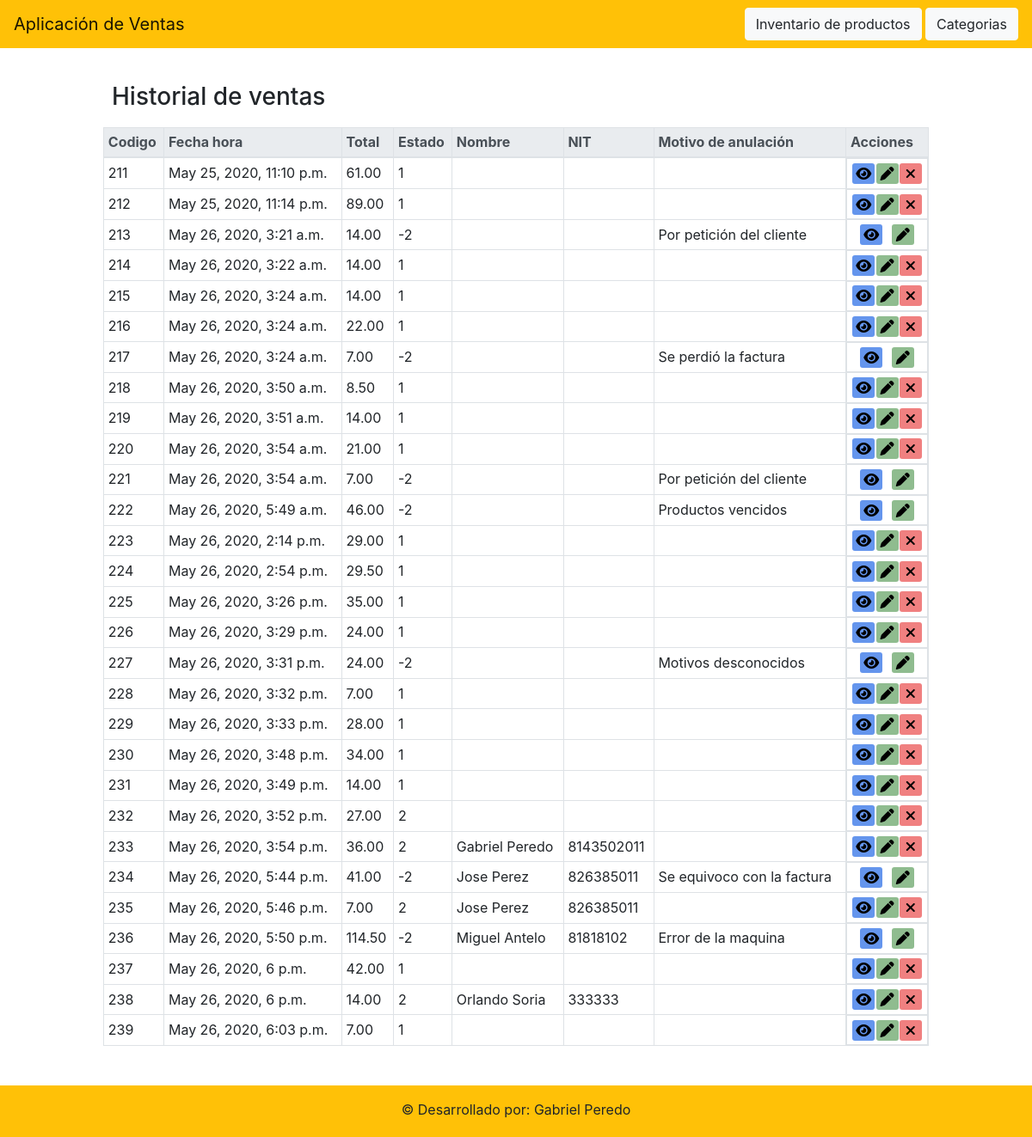
The app's page /ventas_lista with its own data.
### ventas/models/venta.py (models this page shows, shortened)
class Venta(models.Model):
    ESTADO_CREADO = 0
    ESTADO_PAGADO = 1
    ESTADO_FACTURADO = 2
    ESTADO_FINALIZADO = 3
    ESTADO_CANCELADO = -1
    ESTADO_ANULADO = -2
    ESTADOS = (
        (ESTADO_CREADO, 'creado'),
        (ESTADO_PAGADO, 'pagado'),
        (ESTADO_FACTURADO, 'facturado'),
        (ESTADO_FINALIZADO, 'finalizado'),
        (ESTADO_CANCELADO, 'cancelado'),
        (ESTADO_ANULADO, 'anulado'),
    )
    id = models.AutoField(primary_key=True)
    codigo = models.IntegerField(null=False)
    fecha_hora = models.DateTimeField()
    total = models.DecimalField(max_digits=50, decimal_places=2, null=False)
    estado = FSMIntegerField(choices=ESTADOS, default=ESTADO_CREADO, protected=True)
    factura_nombre = models.CharField(null=True, max_length=100)
    factura_nit = models.IntegerField(null=True)
    motivo_anulacion = models.CharField(max_length=400, null=True)
    class Meta:
        db_table = 'ventas_ventas'

### ventas/views/venta_view.py (the view)
# urls.py: path('ventas_lista', venta_view.VentaListView.as_view(), name="Ventas lista"),
class VentaListView(generic.ListView):
    model = Venta

### ventas/templates/ventas/venta_list.html (shortened to what this page needs)
{% extends 'base.html' %}
{% block content %}
    <div style="display: flex; flex-direction:column ;justify-content: center; align-items: center; padding-top: 30px">
        <div style="padding: 10px; display: flex; justify-content: space-between; width: 80%">
            <h3>Historial de ventas</h3>
        </div>
        {% if venta_list %}
        <table class="table table-sm table-bordered table-hover" style="width: 80%">
            <thead class="thead-light">
                <tr>
                    <th>Codigo</th>
                    <th>Fecha hora</th>
                    <th>Total</th>
                    <th>Estado</th>
                    <th>Nombre</th>
                    <th>NIT</th>
                    <th>Motivo de anulación</th>
                    <th style="width: 10%;">Acciones</th>
                </tr>
            </thead>
            <tbody>
                {% for venta in venta_list %}
                    <tr>
                        <td>{{ venta.codigo }}</td>
                        <td>{{ venta.fecha_hora }}</td>
                        <td>{{ venta.total }}</td>
                        <td>{{ venta.estado }}</td>
                        {% if venta.factura_nombre is not None %}<td>{{ venta.factura_nombre }}</td>{% else %}<td></td>{% endif %}
                        {% if venta.factura_nit is not None %}<td>{{ venta.factura_nit }}</td>{% else %}<td></td>{% endif %}
                        {% if venta.motivo_anulacion is not None %}<td>{{ venta.motivo_anulacion }}</td>{% else %}<td></td>{% endif %}
                        <td class="th-buttons">
                            <a class="link-button" style="background: cornflowerblue" href="{% url 'Ver detalle venta' venta.id %}">
                                <i class="fas fa-eye fa-fw"></i>
                            </a>
                            <a class="link-button" style="background: darkseagreen" href="{% url 'Ventas editar' venta.id %}">
                                <i class="fas fa-pen fa-fw"></i>
                            </a>
                            {% if venta.estado != -2 %}
                                <a class="link-button" style="background: lightcoral" href="#" data-toggle="modal" onclick="confirmarAnular({{ venta.id }})" data-target="#exampleModalCenter">
                                    <i class="fas fa-times fa-fw"></i>
                                </a>
                            {% endif %}
                        </td>
                    </tr>
                {% endfor %}
            </tbody>
        </table>
        {% else %}
            <h2>No hay nada</h2>
        {% endif %}
    </div>
{% endblock %}

### templates/base.html (shortened to what this page needs)
<!DOCTYPE html>
<html lang="en">
    <head>
        <link rel="stylesheet" href="https://stackpath.bootstrapcdn.com/bootstrap/4.5.0/css/bootstrap.min.css">
        {% load static %}
        <link rel="stylesheet" type="text/css" href="{% static 'ventas/style.css' %}">
    </head>
    <body>
        <header class="navbar sticky-top navbar-light bg-warning">
            <a class="navbar-brand" href="{% url 'Index' %}">Aplicación de Ventas</a>
            <div>
                <a href="{% url 'Productos lista' %}" class="btn btn-light">Inventario de productos</a>
                <a href="{% url 'Categoria lista' %}" class="btn btn-light">Categorias</a>
            </div>
        </header>
        <main class="main">
            {% block content %}
            {% endblock %}
        </main>
        <footer class="footer bg-warning" style="margin-top: 30px">
            <div class="footer-copyright text-center py-3">© Desarrollado por: Gabriel Peredo</div>
        </footer>
    </body>
</html>

### ventas/static/ventas/style.css (style rules this page uses)
body { display: flex; min-height: 100vh; flex-direction: column; }
.main { flex: 1; }
.footer { background-color: red; width: 100%; min-height: 60px; }

### templates/base.html (style rules this page uses)
.link-button { text-align: center; cursor: pointer; min-width: 26px; border-radius: 3px; color: black; text-decoration: none; }
.th-buttons { display: flex; justify-content: space-evenly; }

### records on screen
Venta: codigo "211", fecha_hora "May 25, 2020, 11:10 p.m.", total "61.00", estado "1"
Venta: codigo "212", fecha_hora "May 25, 2020, 11:14 p.m.", total "89.00", estado "1"
Venta: codigo "213", fecha_hora "May 26, 2020, 3:21 a.m.", total "14.00", estado "-2", motivo_anulacion "Por petición del cliente"
Venta: codigo "214", fecha_hora "May 26, 2020, 3:22 a.m.", total "14.00", estado "1"
Venta: codigo "215", fecha_hora "May 26, 2020, 3:24 a.m.", total "14.00", estado "1"
Venta: codigo "216", fecha_hora "May 26, 2020, 3:24 a.m.", total "22.00", estado "1"
Venta: codigo "217", fecha_hora "May 26, 2020, 3:24 a.m.", total "7.00", estado "-2", motivo_anulacion "Se perdió la factura"
Venta: codigo "218", fecha_hora "May 26, 2020, 3:50 a.m.", total "8.50", estado "1"
Venta: codigo "219", fecha_hora "May 26, 2020, 3:51 a.m.", total "14.00", estado "1"
Venta: codigo "220", fecha_hora "May 26, 2020, 3:54 a.m.", total "21.00", estado "1"
Venta: codigo "221", fecha_hora "May 26, 2020, 3:54 a.m.", total "7.00", estado "-2", motivo_anulacion "Por petición del cliente"
Venta: codigo "222", fecha_hora "May 26, 2020, 5:49 a.m.", total "46.00", estado "-2", motivo_anulacion "Productos vencidos"
Venta: codigo "223", fecha_hora "May 26, 2020, 2:14 p.m.", total "29.00", estado "1"
Venta: codigo "224", fecha_hora "May 26, 2020, 2:54 p.m.", total "29.50", estado "1"
Venta: codigo "225", fecha_hora "May 26, 2020, 3:26 p.m.", total "35.00", estado "1"
Venta: codigo "226", fecha_hora "May 26, 2020, 3:29 p.m.", total "24.00", estado "1"
Venta: codigo "227", fecha_hora "May 26, 2020, 3:31 p.m.", total "24.00", estado "-2", motivo_anulacion "Motivos desconocidos"
Venta: codigo "228", fecha_hora "May 26, 2020, 3:32 p.m.", total "7.00", estado "1"
Venta: codigo "229", fecha_hora "May 26, 2020, 3:33 p.m.", total "28.00", estado "1"
Venta: codigo "230", fecha_hora "May 26, 2020, 3:48 p.m.", total "34.00", estado "1"
Venta: codigo "231", fecha_hora "May 26, 2020, 3:49 p.m.", total "14.00", estado "1"
Venta: codigo "232", fecha_hora "May 26, 2020, 3:52 p.m.", total "27.00", estado "2"
Venta: codigo "233", fecha_hora "May 26, 2020, 3:54 p.m.", total "36.00", estado "2", factura_nombre "Gabriel Peredo", factura_nit "8143502011"
Venta: codigo "234", fecha_hora "May 26, 2020, 5:44 p.m.", total "41.00", estado "-2", factura_nombre "Jose Perez", factura_nit "826385011", motivo_anulacion "Se equivoco con la factura"
Venta: codigo "235", fecha_hora "May 26, 2020, 5:46 p.m.", total "7.00", estado "2", factura_nombre "Jose Perez", factura_nit "826385011"
Venta: codigo "236", fecha_hora "May 26, 2020, 5:50 p.m.", total "114.50", estado "-2", factura_nombre "Miguel Antelo", factura_nit "81818102", motivo_anulacion "Error de la maquina"
Venta: codigo "237", fecha_hora "May 26, 2020, 6 p.m.", total "42.00", estado "1"
Venta: codigo "238", fecha_hora "May 26, 2020, 6 p.m.", total "14.00", estado "2", factura_nombre "Orlando Soria", factura_nit "333333"
Venta: codigo "239", fecha_hora "May 26, 2020, 6:03 p.m.", total "7.00", estado "1"
